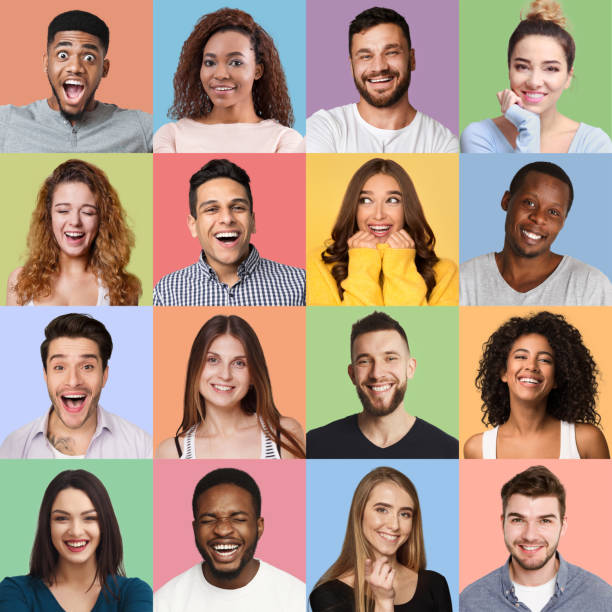
#> input picture input.jpg, 612 x 612 px
$ python facedetection.py
#> lines starting #> are read from the running program, lines starting #| are printed output that depends on the picture; after the words box and inside, x2 and y2 are one past the last pixel; in counts of white or black regions, pixels touching at a corner belong together
import cv2

# Load the cascade classifier
face_cascade = cv2.CascadeClassifier("haarcascade_frontalface_default.xml")

# Read the input image
img = cv2.imread("input.jpg")
#> img is the input picture: shape (612, 612, 3); mean B, G, R 131.7, 148, 171.8

# Convert the image to grayscale
gray = cv2.cvtColor(img, cv2.COLOR_BGR2GRAY)
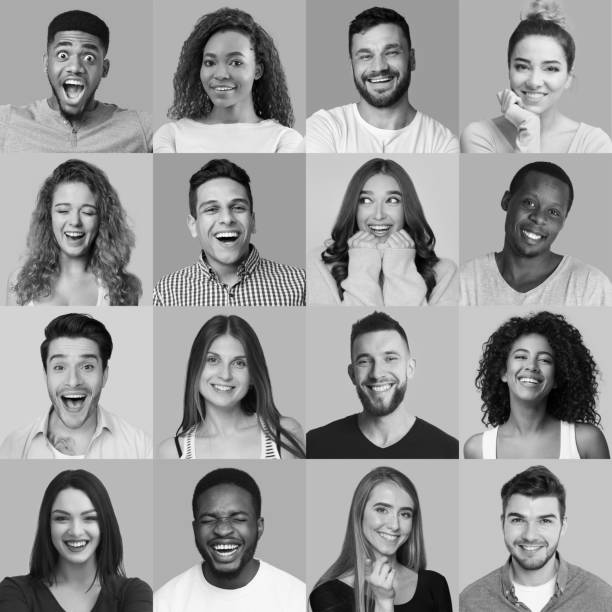
#> gray: shape (612, 612); min 0, max 255, mean 153.2

# Detect faces in the image
faces = face_cascade.detectMultiScale(gray, scaleFactor=1.1, minNeighbors=5)
#> faces = 16 rows, first 6: [350, 177, 61, 61], [501, 334, 60, 60], [43, 186, 63, 63], [195, 339, 63, 63], [43, 494, 66, 66], [41, 26, 70, 70]

# Draw rectangles around the faces
for (x, y, w, h) in faces:
    cv2.rectangle(img, (x, y), (x + w, y + h), (255, 0, 0), 2)
#> this loop made 16 passes
#> (x, y, w, h) on passes 1 to 12: (350, 177, 61, 61), (501, 334, 60, 60), (43, 186, 63, 63), (195, 339, 63, 63), (43, 494, 66, 66), (41, 26, 70, 70), (189, 34, 69, 69), (188, 179, 74, 74), (346, 334, 67, 67), (359, 486, 65, 65), (189, 492, 70, 70), (493, 491, 77, 77)
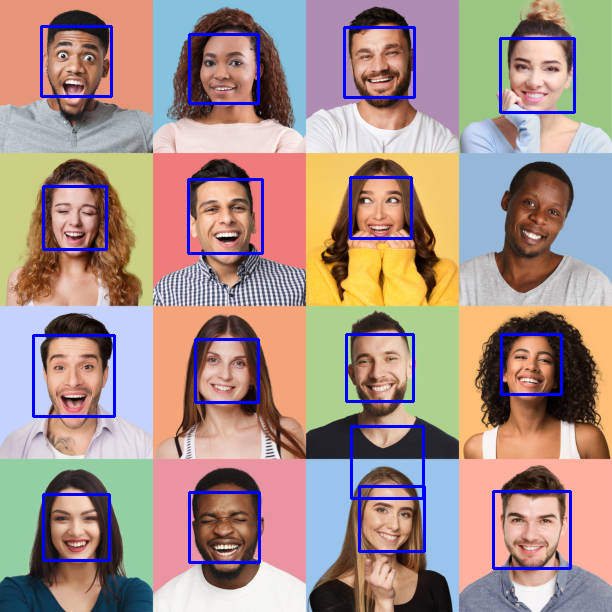
#> img: shape (612, 612, 3); 3.5% of pixels changed, all inside (x1, y1, x2, y2) = (32, 25, 576, 570)

# Display the output
cv2.imshow("Faces Found", img)
cv2.waitKey(0)
cv2.destroyAllWindows()
